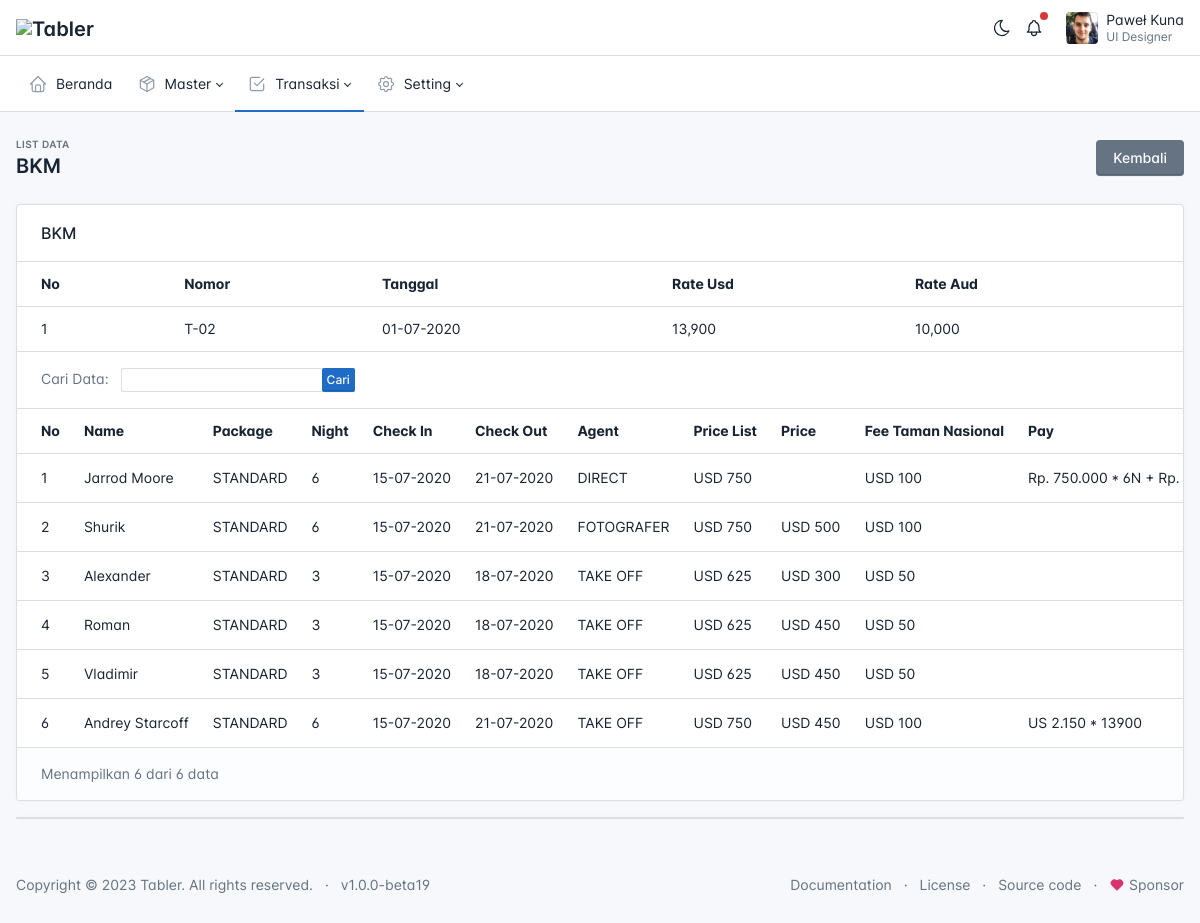
/t30_bkm/detail/1, run on the app's committed database.
### tables this page shows
CREATE TABLE `t30_bkm` (
  `id` int(11) NOT NULL,
  `nomor` varchar(10) NOT NULL,
  `tanggal` date NOT NULL,
  `rate_usd` double NOT NULL,
  `rate_aud` double NOT NULL
);

CREATE TABLE `t31_bkm_detail` (
  `id` int(11) NOT NULL,
  `bkm` int(11) NOT NULL,
  `name` varchar(100) NOT NULL,
  `mf` varchar(10) DEFAULT NULL,
  `country` int(11) DEFAULT NULL,
  `id_number` varchar(50) DEFAULT NULL,
  `package` int(11) NOT NULL,
  `night` tinyint(4) NOT NULL,
  `check_in` date DEFAULT NULL,
  `check_out` date NOT NULL,
  `agent` int(11) NOT NULL,
  `mata_uang` int(11) DEFAULT NULL,
  `price` double DEFAULT NULL,
  `remarks` text DEFAULT NULL,
  `usd` double DEFAULT NULL,
  `aud` double DEFAULT NULL,
  `paypal` double DEFAULT NULL,
  `bca_dollar` double DEFAULT NULL,
  `rp` double DEFAULT NULL,
  `cc_bca` double DEFAULT NULL,
  `cc_mandiri` double DEFAULT NULL,
  `price_1` text DEFAULT NULL,
  `price_1_value` text DEFAULT NULL,
  `fee_tanas` text DEFAULT NULL,
  `fee_tanas_value` text DEFAULT NULL,
  `price_2` text DEFAULT NULL
);

CREATE TABLE `t04_package` (
  `id` int(11) NOT NULL,
  `periode` int(11) NOT NULL,
  `kode` varchar(10) NOT NULL,
  `nama` varchar(50) NOT NULL,
  `ln3n_mata_uang` int(11) NOT NULL,
  `ln3n_harga` double NOT NULL COMMENT 'tamu asing 3 night',
  `ln6n_mata_uang` int(11) NOT NULL,
  `ln6n_harga` double NOT NULL COMMENT 'tamu asing 6 night',
  `ln1n_mata_uang` int(11) NOT NULL,
  `ln1n_harga` double NOT NULL COMMENT 'tamu asing 1 night',
  `dnrb_mata_uang` int(11) NOT NULL,
  `dnrb_harga` double NOT NULL COMMENT 'dalam negeri room + breakfast',
  `dnfb_mata_uang` int(11) NOT NULL,
  `dnfb_harga` double NOT NULL COMMENT 'dalam negeri fullboard'
);

CREATE TABLE `t05_agent` (
  `id` int(11) NOT NULL,
  `nama` varchar(100) NOT NULL,
  `komisi` double NOT NULL
);

CREATE TABLE `t00_mata_uang` (
  `id` int(11) NOT NULL,
  `kode` varchar(10) NOT NULL,
  `nama` varchar(50) NOT NULL,
  `simbol` varchar(10) NOT NULL
);

### application/modules/t30_bkm/controllers/T30_bkm.php (called while the page is built, shortened)
<?php
class T30_bkm extends CI_Controller
{
    function __construct()
    {
        $this->load->model('T30_bkm_model');
        $this->load->library('form_validation');
        $this->load->model('t31_bkm_detail/T31_bkm_detail_model');
        $this->load->model('t07_kolom_payment/T07_kolom_payment_model');
        $this->load->model('t04_package/T04_package_model');
        $this->load->model('t05_agent/T05_agent_model');
        $this->load->model('t32_bkm_detail_payment/T32_bkm_detail_payment_model');
        $this->load->model('t33_pembayaran/T33_pembayaran_model');
        $this->load->model('t00_mata_uang/T00_mata_uang_model');
        $this->load->model('t02_jenis_selisih_pembayaran/T02_jenis_selisih_pembayaran_model');
    }
    public function detail($bkm)
    {
        $t33_pembayaran = '';
        $q = urldecode($this->input->get('q', TRUE));
        $start = intval($this->input->get('start'));
        $config['per_page'] = 10;
        $config['page_query_string'] = TRUE;
        if ($q <> '') {
            $config['base_url'] = base_url() . 't30_bkm/detail/'.$bkm.'?q=' . urlencode($q);
            $config['first_url'] = base_url() . 't30_bkm/detail/'.$bkm.'?q=' . urlencode($q);
        } else {
            $config['base_url'] = base_url() . 't30_bkm/detail/'.$bkm;
            $config['first_url'] = base_url() . 't30_bkm/detail/'.$bkm;
        }
        $config['total_rows'] = $this->T31_bkm_detail_model->total_rows($q, $bkm);
        $t30_bkm = $this->T30_bkm_model->get_by_id($bkm);
        $t31_bkm_detail = $this->T31_bkm_detail_model->get_limit_data($config['per_page'], $start, $q, $bkm);
        $config['num_tag_open'] = '<li class="page-item">';
        $config['num_tag_close'] = '</li>';
        $config['cur_tag_open'] = '<li class="page-item active"><a class="page-link">';
        $config['cur_tag_close'] = '</a></li>';
        $config['full_tag_open'] = '<ul class="pagination m-0 ms-auto">';
        $config['full_tag_close'] = '</ul>';
        $config['attributes'] = array('class' => 'page-link');
        $config['num_links'] = 5;
        $this->load->library('pagination');
        $this->pagination->initialize($config);
        $data = array(
            't30_bkm_data' => $t30_bkm,
            'start' => $start,
        );
        $t30_bkm = $this->load->view('t30_bkm/t30_bkm_wo_search', $data, true);
        $data = array(
            't31_bkm_detail_data' => $t31_bkm_detail,
            'q' => $q,
            'pagination' => $this->pagination->create_links(),
            'total_rows' => $config['total_rows'],
            'start' => $start,
            'bkm' => $bkm,
        );
        $t31_bkm_detail = $this->load->view('t31_bkm_detail/t31_bkm_detail_w_search', $data, true);
        $kembali = 't30_bkm';
        $data = array(
            't30_bkm' => $t30_bkm,
            't31_bkm_detail' => $t31_bkm_detail,
            't33_pembayaran' => $t33_pembayaran,
            'kembali' => $kembali,
        );
        $this->load->view('t30_bkm/t30_bkm_list', $data);
    }
}

### index.php (called while the page is built, shortened)
<?php
require_once BASEPATH.'core/CodeIgniter.php';

### application/modules/t30_bkm/models/T30_bkm_model.php (called while the page is built, shortened)
<?php
class T30_bkm_model extends CI_Model
{
    public $table = 't30_bkm';
    public $id = 'id';
    function get_by_id($id)
    {
        $this->db->where($this->id, $id);
        return $this->db->get($this->table)->row();
    }
}

### application/helpers/tabler_helper.php (called while the page is built, shortened)
<?php
    function date_dmy($value)
    {
        return date_format(date_create($value), 'd-m-Y');
    }

### application/config/config.php (called while the page is built, shortened)
<?php
$config['base_url'] = '';
$config['base_url'] = ((isset($_SERVER['HTTPS']) && $_SERVER['HTTPS'] == "on") ? "https" : "http");
$config['base_url'] .= "://" . $_SERVER['HTTP_HOST'];
$config['base_url'] .= str_replace(basename($_SERVER['SCRIPT_NAME']), "", $_SERVER['SCRIPT_NAME']);
$config['index_page'] = '';
$config['uri_protocol']	= 'REQUEST_URI';
$config['url_suffix'] = '';
$config['language']	= 'english';
$config['charset'] = 'UTF-8';
$config['enable_hooks'] = FALSE;
$config['subclass_prefix'] = 'MY_';
$config['composer_autoload'] = FALSE;
$config['permitted_uri_chars'] = 'a-z 0-9~%.:_\-';
$config['enable_query_strings'] = FALSE;
$config['controller_trigger'] = 'c';
$config['function_trigger'] = 'm';
$config['directory_trigger'] = 'd';
$config['allow_get_array'] = TRUE;
$config['log_threshold'] = 0;
$config['log_path'] = '';
$config['log_file_extension'] = '';
$config['log_file_permissions'] = 0644;
$config['log_date_format'] = 'Y-m-d H:i:s';
$config['error_views_path'] = '';
$config['cache_path'] = '';
$config['cache_query_string'] = FALSE;
$config['encryption_key'] = '';
$config['sess_driver'] = 'files';
$config['sess_cookie_name'] = 'ci_session';
$config['sess_samesite'] = 'Lax';
$config['sess_expiration'] = 7200;
$config['sess_save_path'] = NULL;
$config['sess_match_ip'] = FALSE;
$config['sess_time_to_update'] = 300;
$config['sess_regenerate_destroy'] = FALSE;
$config['cookie_prefix']	= '';
$config['cookie_domain']	= '';
$config['cookie_path']		= '/';
$config['cookie_secure']	= FALSE;
$config['cookie_httponly'] 	= FALSE;
$config['cookie_samesite'] 	= 'Lax';
$config['standardize_newlines'] = FALSE;
$config['global_xss_filtering'] = FALSE;
$config['csrf_protection'] = FALSE;
$config['csrf_token_name'] = 'csrf_test_name';
$config['csrf_cookie_name'] = 'csrf_cookie_name';
$config['csrf_expire'] = 7200;
$config['csrf_regenerate'] = TRUE;
$config['csrf_exclude_uris'] = array();
$config['compress_output'] = FALSE;
$config['time_reference'] = 'local';
$config['rewrite_short_tags'] = FALSE;
$config['proxy_ips'] = '';

### application/config/development/config.php (called while the page is built, shortened)
<?php
$config['base_url'] = '';
$config['base_url'] = ((isset($_SERVER['HTTPS']) && $_SERVER['HTTPS'] == "on") ? "https" : "http");
$config['base_url'] .= "://" . $_SERVER['HTTP_HOST'];
$config['base_url'] .= str_replace(basename($_SERVER['SCRIPT_NAME']), "", $_SERVER['SCRIPT_NAME']);
$config['index_page'] = '';
$config['uri_protocol']	= 'REQUEST_URI';
$config['url_suffix'] = '';

### application/modules/t31_bkm_detail/models/T31_bkm_detail_model.php (called while the page is built, shortened)
<?php
class T31_bkm_detail_model extends CI_Model
{
    public $table = 't31_bkm_detail';
    public $id = 'id';
    public $order = 'DESC';
    function total_rows($q = NULL, $bkm = null)
    {
        if ($bkm <> null) {
            $this->db->having('bkm', $bkm);
        }
        $this->db->like('id', $q);
    	$this->db->or_like('bkm', $q);
    	$this->db->or_like('name', $q);
    	$this->db->or_like('mf', $q);
    	$this->db->or_like('country', $q);
    	$this->db->or_like('id_number', $q);
    	$this->db->or_like('package', $q);
    	$this->db->or_like('night', $q);
    	$this->db->or_like('check_in', $q);
    	$this->db->or_like('check_out', $q);
    	$this->db->or_like('agent', $q);
    	$this->db->or_like('mata_uang', $q);
    	$this->db->or_like('price', $q);
    	$this->db->or_like('remarks', $q);
    	$this->db->or_like('usd', $q);
    	$this->db->or_like('aud', $q);
    	$this->db->or_like('paypal', $q);
    	$this->db->or_like('bca_dollar', $q);
    	$this->db->or_like('rp', $q);
    	$this->db->or_like('cc_bca', $q);
    	$this->db->or_like('cc_mandiri', $q);
    	$this->db->or_like('price_1', $q);
    	$this->db->or_like('price_1_value', $q);
    	$this->db->or_like('fee_tanas', $q);
    	$this->db->or_like('fee_tanas_value', $q);
    	$this->db->or_like('price_2', $q);
    	$this->db->from($this->table);
        return $this->db->count_all_results();
    }
    function get_limit_data($limit, $start = 0, $q = NULL, $bkm = null)
    {
        $this->db->join('t04_package', 't04_package.id = '.$this->table.'.package', 'left');
        $this->db->join('t05_agent', 't05_agent.id = '.$this->table.'.agent', 'left');
        $this->db->join('t00_mata_uang', 't00_mata_uang.id = '.$this->table.'.mata_uang', 'left');
        if ($bkm <> null) {
            $this->db->having('bkm', $bkm);
        }
        $this->db->order_by($this->table.'.'.$this->id, $this->order);
        $this->db->like($this->table.'.'.'id', $q);
    	$this->db->or_like('bkm', $q);
    	$this->db->or_like('name', $q);
    	$this->db->or_like('mf', $q);
    	$this->db->or_like('country', $q);
    	$this->db->or_like('id_number', $q);
    	$this->db->or_like('t04_package.nama', $q);
    	$this->db->or_like('night', $q);
    	$this->db->or_like('check_in', $q);
    	$this->db->or_like('check_out', $q);
    	$this->db->or_like('agent', $q);
    	$this->db->or_like('mata_uang', $q);
    	$this->db->or_like('price', $q);
    	$this->db->or_like('remarks', $q);
    	$this->db->or_like('usd', $q);
    	$this->db->or_like('aud', $q);
    	$this->db->or_like('paypal', $q);
    	$this->db->or_like('bca_dollar', $q);
    	$this->db->or_like('rp', $q);
    	$this->db->or_like('cc_bca', $q);
    	$this->db->or_like('cc_mandiri', $q);
    	$this->db->or_like('price_1', $q);
    	$this->db->or_like('price_1_value', $q);
    	$this->db->or_like('fee_tanas', $q);
    	$this->db->or_like('fee_tanas_value', $q);
    	$this->db->or_like('price_2', $q);
    	$this->db->limit($limit, $start);
        $this->db->select(
            $this->table.'.*
            , t04_package.nama as package
            , t05_agent.nama as agent
            , t00_mata_uang.kode as mata_uang
            ', false);
        return $this->db->get($this->table)->result();
    }
}

### application/modules/t31_bkm_detail/views/t31_bkm_detail_w_search.php (the view, shortened to what this page needs)
<div class="card-body border-bottom py-3">
    <div class="d-flex">
        <div class="text-muted">
            Cari Data:
            <div class="ms-2 d-inline-block">
                <form action="<?= site_url('t30_bkm/detail/'.$bkm) ?>" method="get">
                    <div class="input-group">
                        <input type="text" class="form-control form-control-sm" name="q" value="<?= $q ?>">
                        <span class="input-group-btn">
                            <button class="btn btn-primary btn-sm" type="submit">Cari</button>
                        </span>
                    </div>
                </form>
            </div>
        </div>
    </div>
</div>
<div class="table-responsive">
    <table class="table card-table table-vcenter text-nowrap datatable">
        <tr>
            <th>No</th>
            <th>Name</th>
            <th>Package</th>
            <th>Night</th>
            <th>Check In</th>
            <th>Check Out</th>
            <th>Agent</th>
            <th>Price List</th>
            <th>Price</th>
            <th>Fee Taman Nasional</th>
            <th>Pay</th>
        </tr>
        <?php foreach ($t31_bkm_detail_data as $t31_bkm_detail) { ?>
        <tr>
            <td><?= ++$start ?></td>
            <td><?= $t31_bkm_detail->name ?></td>
            <td><?= $t31_bkm_detail->package ?></td>
            <td><?= $t31_bkm_detail->night ?></td>
            <td><?= date_dmy($t31_bkm_detail->check_in) ?></td>
            <td><?= date_dmy($t31_bkm_detail->check_out) ?></td>
            <td><?= $t31_bkm_detail->agent ?></td>
            <td><?= $t31_bkm_detail->mata_uang.' '.$t31_bkm_detail->price ?></td>
            <td><?= ($t31_bkm_detail->price_1_value != '' ? (substr(trim($t31_bkm_detail->price_1), 0, 4) == '[$00' ? 'USD ' : 'AUD ') . number_format($t31_bkm_detail->price_1_value, 0) : '') ?></td>
            <td><?= ($t31_bkm_detail->fee_tanas_value != '' ? (substr(trim($t31_bkm_detail->fee_tanas), 0, 4) == '[$00' ? 'USD ' : 'AUD ') . number_format($t31_bkm_detail->fee_tanas_value, 0) : '') ?></td>
            <td><?= $t31_bkm_detail->price_2 ?></td>
        </tr>
        <?php } ?>
    </table>
</div>
<div class="card-footer d-flex align-items-center">
    <p class="m-0 text-muted">Menampilkan <span><?= count($t31_bkm_detail_data) ?></span> dari <span><?= $total_rows ?></span> data</p>
</div>

### application/modules/t30_bkm/views/t30_bkm_wo_search.php (shortened to what this page needs)
<div class="card-header">
    <h3 class="card-title">BKM</h3>
</div>
<div class="table-responsive">
    <table class="table card-table table-vcenter text-nowrap datatable">
        <tr>
            <th>No</th>
            <th>Nomor</th>
            <th>Tanggal</th>
            <th>Rate Usd</th>
            <th>Rate Aud</th>
        </tr>
        <?php $t30_bkm = $t30_bkm_data ?>
        <tr>
            <td><?= ++$start ?></td>
            <td><?= $t30_bkm->nomor ?></td>
            <td><?= date_dmy($t30_bkm->tanggal) ?></td>
            <td><?= number_format($t30_bkm->rate_usd, 0) ?></td>
            <td><?= number_format($t30_bkm->rate_aud, 0) ?></td>
        </tr>
    </table>
</div>

### data on the page
t30_bkm: nomor "T-02", tanggal "01-07-2020", rate_usd "13,900", rate_aud "10,000"
t31_bkm_detail: name "Jarrod Moore", t04_package.nama "STANDARD", night "6", check_in "15-07-2020", check_out "21-07-2020", t05_agent.nama "DIRECT", t00_mata_uang.kode "USD", price "750", fee_tanas_value "100", price_2 "Rp. 750.000 * 6N + Rp.…"
t31_bkm_detail: name "Shurik", t04_package.nama "STANDARD", night "6", check_in "15-07-2020", check_out "21-07-2020", t05_agent.nama "FOTOGRAFER", t00_mata_uang.kode "USD", price "750", price_1_value "500", fee_tanas_value "100"
t31_bkm_detail: name "Alexander", t04_package.nama "STANDARD", night "3", check_in "15-07-2020", check_out "18-07-2020", t05_agent.nama "TAKE OFF", t00_mata_uang.kode "USD", price "625", price_1_value "300", fee_tanas_value "50"
t31_bkm_detail: name "Roman", t04_package.nama "STANDARD", night "3", check_in "15-07-2020", check_out "18-07-2020", t05_agent.nama "TAKE OFF", t00_mata_uang.kode "USD", price "625", price_1_value "450", fee_tanas_value "50"
t31_bkm_detail: name "Vladimir", t04_package.nama "STANDARD", night "3", check_in "15-07-2020", check_out "18-07-2020", t05_agent.nama "TAKE OFF", t00_mata_uang.kode "USD", price "625", price_1_value "450", fee_tanas_value "50"
t31_bkm_detail: name "Andrey Starcoff", t04_package.nama "STANDARD", night "6", check_in "15-07-2020", check_out "21-07-2020", t05_agent.nama "TAKE OFF", t00_mata_uang.kode "USD", price "750", price_1_value "450", fee_tanas_value "100", price_2 "US 2.150 * 13900"

### other printed values
count($t31_bkm_detail_data) "6"
$total_rows "6"
